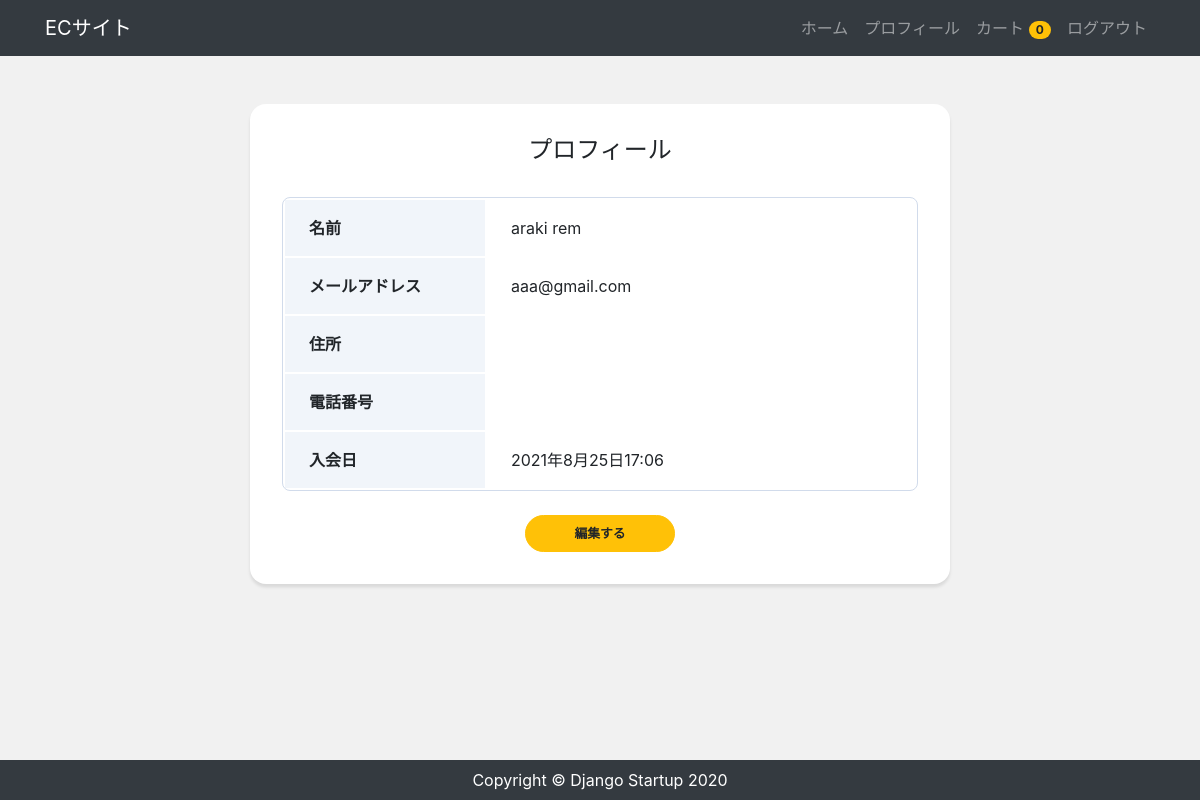
Page /accounts/profile/ (signed in) on the committed database.
### accounts/models.py (models this page shows, shortened)
class CustomUser(AbstractBaseUser, PermissionsMixin):
    email = models.EmailField('メールアドレス', unique=True)
    first_name = models.CharField(('姓'), max_length=30)
    last_name = models.CharField(('名'), max_length=30)
    address = models.CharField(('住所'), max_length=30, blank=True) # 追加
    tel = models.CharField(('電話番号'), max_length=30, blank=True) # 追加
    created = models.DateTimeField(('入会日'), default=timezone.now)
    is_staff = models.BooleanField(
        ('staff status'),
        default=False,
        help_text=('Designates whether the user can log into this admin site.'),
    )
    is_active = models.BooleanField(
        ('active'),
        default=True,
        help_text=(
            'Designates whether this user should be treated as active. '
            'Unselect this instead of deleting accounts.'
        ),
    )
    objects = UserManager()
    USERNAME_FIELD = 'email'
    EMAIL_FIELD = 'email'
    REQUIRED_FIELDS = []
    class Meta:
        verbose_name = ('user')
        verbose_name_plural = ('users')

### accounts/views.py (the view)
# urls.py: path('profile/', views.ProfileView.as_view(), name='profile'),
class ProfileView(LoginRequiredMixin, View):
    def get(self, request, *args, **kwargs):
        user_data = CustomUser.objects.get(id=request.user.id)
        return render(request, 'accounts/profile.html', {
            'user_data': user_data,
        })

### app/templatetags/cart_tags.py (called while the page is built)
@register.filter
def itemCount(user):
    if user.is_authenticated:
        order = Order.objects.filter(user=user, ordered=False)
        if order.exists():
            return order[0].items.count()
    return 0

### accounts/templates/accounts/profile.html
{% extends "app/base.html" %}
{% block content %}
<div class="card card-profile my-5 mx-auto">
    <div class="card-body">
        <h5 class="card-title text-center">プロフィール</h5>
        <table class="profile_table mb-4">
            <tbody>
                <tr>
                    <th class="header">名前</th>
                    <td class="data">{{ user_data.first_name }} {{ user_data.last_name }}</td>
                </tr>
                <tr>
                    <th class="header">メールアドレス</th>
                    <td class="data">{{ user_data.email }}</td>
                </tr>
                <tr>
                    <th class="header">住所</th>
                    <td class="data">{{ user_data.address }}</td>
                </tr>
                <tr>
                    <th class="header">電話番号</th>
                    <td class="data">{{ user_data.tel }}</td>
                </tr>
                <tr>
                    <th class="header">入会日</th>
                    <td class="data">{{ user_data.created }}</td>
                </tr>
            </tbody>
        </table>
        <div class="button mx-auto">
            <a class="btn btn-lg btn-warning btn-block" href="{% url 'profile_edit' %}">編集する</a>
        </div>
    </div>
</div>
{% endblock %}

### app/templates/app/base.html (shortened to what this page needs)
{% load cart_tags %}
{% load static %}
<!DOCTYPE html>
<html lang="ja">
<head>
    <link rel="stylesheet" href="https://stackpath.bootstrapcdn.com/bootstrap/4.4.1/css/bootstrap.min.css">
    <link rel="stylesheet" href="{% static 'css/style.css' %}">
</head>
<body>
    <nav class="navbar navbar-expand-lg navbar-dark bg-dark">
        <div class="container">
            <a class="navbar-brand" href="/">ECサイト</a>
            <ul class="navbar-nav ml-auto">
                <li class="nav-item">
                    <a class="nav-link" href="/">ホーム</a>
                </li>
                {% if user.is_authenticated %}
                    <li class="nav-item">
                        <a class="nav-link" href="{% url 'profile' %}">プロフィール</a>
                    </li>
                    <li class="nav-item">
                        <a class="nav-link" href="{% url 'order' %}">
                            カート
                            <span class="badge badge-pill badge-warning">
                                {{ request.user|itemCount }}
                            </span>
                        </a>
                    </li>
                    <li class="nav-item">
                        <a class="nav-link" href="{% url 'account_logout' %}">ログアウト</a>
                    </li>
                {% endif %}
            </ul>
        </div>
    </nav>
    <main>
        <div class="container">
            {% block content %}
            {% endblock %}
        </div>
    </main>
    <footer class="py-2 bg-dark">
        <p class="m-0 text-center text-white">Copyright &copy; Django Startup 2020</p>
    </footer>
</body>
</html>

### app/static/css/style.css (style rules this page uses)
* { margin: 0; padding: 0; box-sizing: border-box; }
body { background: #F1F1F1; display: flex; flex-flow: column; min-height: 100vh; }
main { flex: 1; }
.card-profile { width: 700px; border: 0; border-radius: 1rem; box-shadow: 0 0.2rem 0.2rem 0 rgba(0, 0, 0, 0.1); }
.button { width: 150px; }
.btn { font-size: 80%; border-radius: 5rem; font-weight: bold; }
.profile_table { width: 100%; border: 1px solid #D1DBEB; border-radius: 8px; border-collapse: separate; overflow: hidden; }
.profile_table .header { width: 200px; padding: 16px 24px; text-align: left; background: #F1F5FA; }
.profile_table .data { padding: 16px 24px; }
.card-title { margin-bottom: 2rem; font-size: 1.5rem; }
.card-body { padding: 2rem; }

### rows in the picture
CustomUser: user|itemCount "0", first_name "araki", last_name "rem", email "aaa@gmail.com", created "2021年8月25日17:06"
